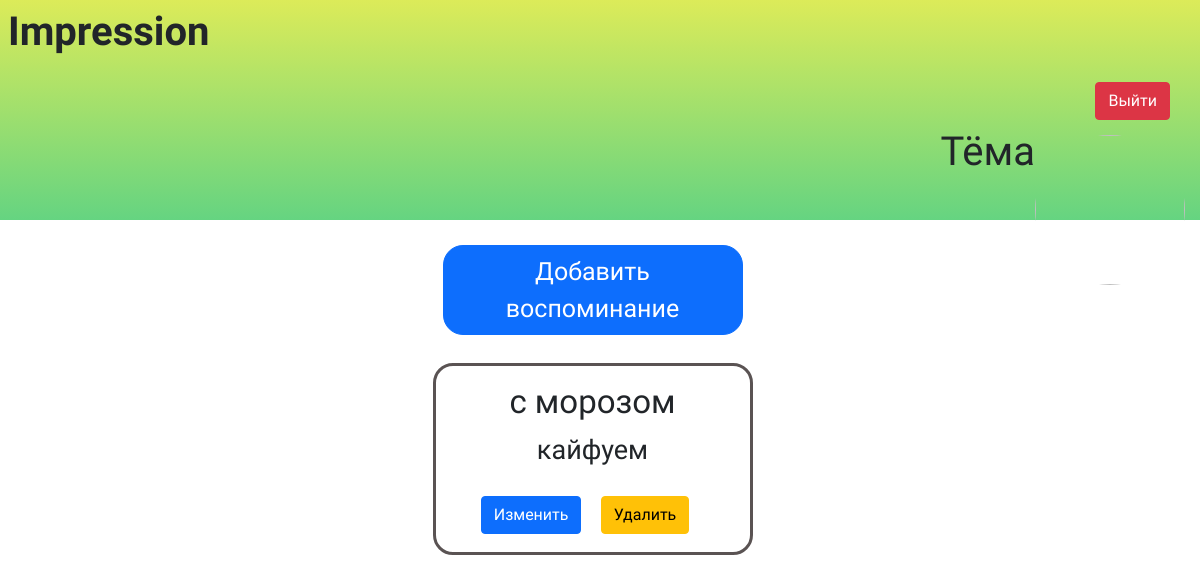
/ (signed in), run on an earlier commit of the app's database.
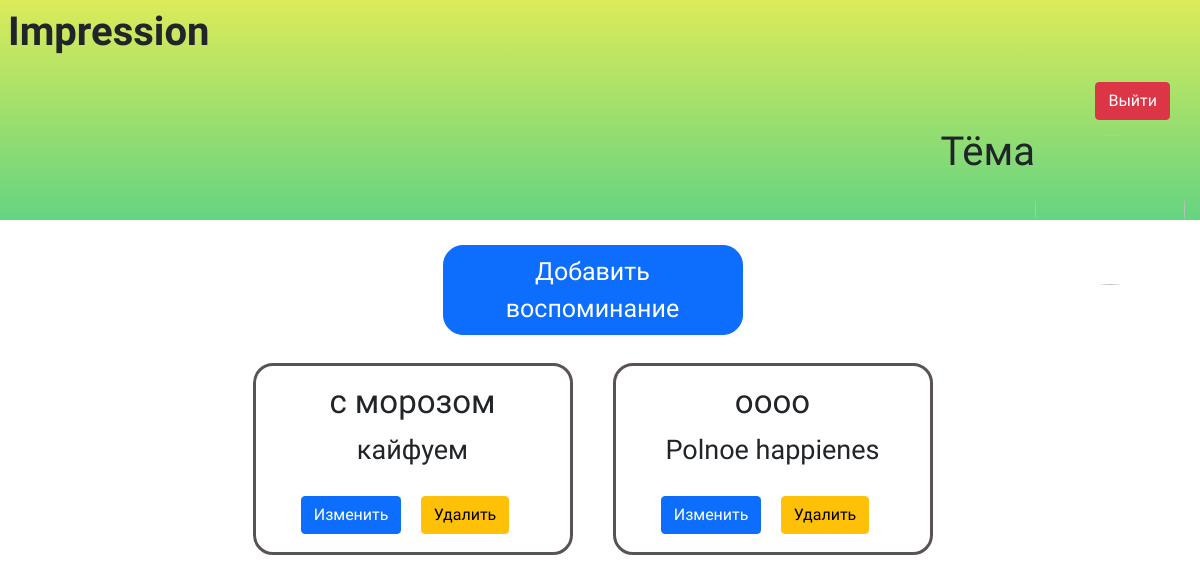
And on a later commit of the database.
### login/models.py (models this page shows, shortened)
class Profile(AbstractUser):
    avatar_url = models.CharField(verbose_name='URL фотографии пользователя', max_length=256, blank=True, null=True)

### impression/models.py (models this page shows, shortened)
class Impression(models.Model):
    user = models.ForeignKey(Profile, on_delete=models.CASCADE, default='', verbose_name='Пользователь')  # привязка впечатлений к пользователю
    name_impression = models.CharField(verbose_name='Название места', max_length=150)
    comment_impression = models.TextField(verbose_name='Коментарий о месте', max_length=400)
    location = models.CharField(verbose_name='Название места', max_length=100, blank=True, null=True )

### impression/views.py (the view)
# urls.py: path('', getting_list_impression, name='list_places_remember'),
@login_required(login_url='sign_in')
def getting_list_impression(request):
    try:
       photo = getting_socialaccount_photo(request)
    except SocialAccount.DoesNotExist:
        return redirect('login/')
    queryset = Impression.objects.filter(user=request.user)
    context = {
        'places': queryset,
        'photo':photo
    }
    return render(request, 'main.html', context)

### impression/views.py (called while the page is built)
def getting_socialaccount_photo(request):
    try:
        extra = SocialAccount.objects.get(user=request.user)
        photo = extra.extra_data['photo_big']
    except KeyError:
        photo = None
    return photo

### impression/templates/main.html (shortened to what this page needs)
{% extends 'wrapper.html' %}
{% block content%}
<div class="header-box">
    <div class="d-inline-flex p-2 bd-highlight">
            <h1><b>Impression</b></h1>
        </div>
        <div class="d-flex justify-content-end">
            <a href="logout/"><button type="button" class="btn btn-danger">Выйти</button></a>
        </div>
        <div class="d-flex justify-content-end">
            {% if photo is None %}
                <h1>{{user.first_name}}</h1>
            {% else %}
                <h1>{{user.first_name}}</h1>
                <div class="col-md-50">
                    <img src="{{photo}}" alt="" width="150" height="150" style="border-radius: 50%">
                </div>
            {% endif %}
        </div>
    </div>
    <div class="conteiner">
        <div class="text-center">
            <div class="head-main">
                <div class="d-grid gap-2 col-6 mx-auto">
                    <a href="{% url 'create_impression' %}"><button class="btn btn-primary" type="button" style="border-radius: 20px; width: 300px; height: 90px; font-size: 25px;">Добавить воспоминание</button></a>
                </div>
            </div>
            <div class="conteiner-card">
                <div class="d-flex justify-content-center">
                    <div class="row">
                        {% if places %}
                            {% for place in places %}
                            <div class="card" style="width: 20rem; height: 12rem; border: 3px solid rgb(90, 83, 83); border-radius: 20px; ">
                                <div class="card-body">
                                  <h4 class="card-title" style="font-size: 33px;">{{place.name_impression}}</h4>
                                  <p class="card-text" style="font-size: 27px;">{{place.comment_impression}}</p>
                                  <a href="{% url 'update_impression' pk=place.pk %}" class="btn btn-primary">Изменить</a>
                                  <a href="{% url 'delete_impression' pk=place.pk %}"><button type="button" class="btn btn-warning">Удалить</button></a>
                                </div>
                            </div>
                            {% endfor %}
                        {% else %}
                            <div class="position-absolute top-50 start-50 translate-middle">
                                <h3>У вас нет ни одного воспоминания</h3>
                            </div>
                        {% endif %}
                    </div>
                </div>
            </div>
        </div>
    </div>
{% endblock%}

### impression/templates/wrapper.html (shortened to what this page needs)
{% load static %}
{% load socialaccount %}
<!doctype html>
<html lang="en">
  <head>
    <link rel="stylesheet" href="{% static 'style.css'%}">
    <link href="https://cdn.jsdelivr.net/npm/bootstrap@5.0.1/dist/css/bootstrap.min.css" rel="stylesheet">
  </head>
  <body>
    {% block content %}
    {% endblock %}
  </body>
</html>

### impression/static/style.css (style rules this page uses)
body { background: white; background-size: 100%; background-position: 0%; min-height: 3500px; width: 100%; margin: 25px; }
.card { margin: 20px; border-radius: 10%; }
.card-title { font-family: 'Mate SC', serif; }
.card-text { font-family: 'Mate SC', serif; }
.col-md-50 { margin-top: 7px; margin-bottom: 15px; }
.d-grid { margin-top: 15px; margin-bottom: 20px; }
.btn { margin-top: 10px; margin-bottom: 8px; margin-right: 15px; font-family: 'Questrial', sans-serif; }
.conteiner-card { margin-left: 100px; margin-right: 100px; }
a { font-family: 'Questrial', sans-serif; }
h1, h2, h3, h4, h5, h6 { font-family: 'Mate SC', serif; }
.header-box { width: 100%; height: 220px; background: linear-gradient(#dceb59, #65d481) no-repeat; margin-bottom: 10px; }
.d-flex { margin-right: 15px; }

What changed in the data, as far as the page shows it:
added Impression: name_impression "oooo", comment_impression "Polnoe happienes"
